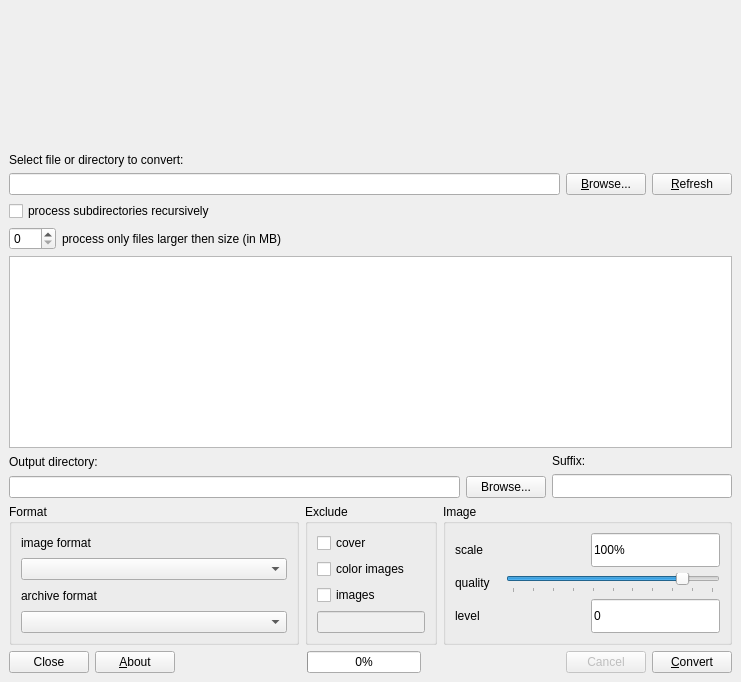
<?xml version="1.0" encoding="UTF-8"?>
<ui version="4.0">
 <class>MainWindow</class>
 <widget class="QMainWindow" name="MainWindow">
  <property name="geometry">
   <rect>
    <x>0</x>
    <y>0</y>
    <width>741</width>
    <height>682</height>
   </rect>
  </property>
  <property name="sizePolicy">
   <sizepolicy hsizetype="Preferred" vsizetype="Preferred">
    <horstretch>0</horstretch>
    <verstretch>0</verstretch>
   </sizepolicy>
  </property>
  <property name="windowTitle">
   <string>Comic Convert</string>
  </property>
  <property name="styleSheet">
   <string notr="true">background-image: url(:/res/images/bg.gif);</string>
  </property>
  <widget class="QWidget" name="centralwidget">
   <layout class="QVBoxLayout" name="verticalLayout_14">
    <item>
     <widget class="QLabel" name="label_12">
      <property name="text">
       <string>&lt;!DOCTYPE HTML PUBLIC &quot;-//W3C//DTD HTML 4.0//EN&quot; &quot;http://www.w3.org/TR/REC-html40/strict.dtd&quot;&gt;
&lt;html&gt;&lt;head&gt;&lt;meta name=&quot;qrichtext&quot; content=&quot;1&quot; /&gt;&lt;style type=&quot;text/css&quot;&gt;
p, li { white-space: pre-wrap; }
&lt;/style&gt;&lt;/head&gt;&lt;body style=&quot; font-family:'Sans Serif'; font-size:9pt; font-weight:400; font-style:normal;&quot;&gt;
&lt;p style=&quot; margin-top:0px; margin-bottom:0px; margin-left:0px; margin-right:0px; -qt-block-indent:0; text-indent:0px;&quot;&gt;&lt;img src=&quot;:/res/images/stripzona.gif&quot; /&gt;&lt;/p&gt;&lt;/body&gt;&lt;/html&gt;</string>
      </property>
     </widget>
    </item>
    <item>
     <layout class="QHBoxLayout" name="horizontalLayout_13">
      <item>
       <layout class="QVBoxLayout" name="verticalLayout_12">
        <item>
         <layout class="QVBoxLayout" name="verticalLayout_11">
          <item>
           <widget class="QLabel" name="label_7">
            <property name="text">
             <string>Select file or directory to convert:</string>
            </property>
            <property name="buddy">
             <cstring>select_lineEdit</cstring>
            </property>
           </widget>
          </item>
          <item>
           <layout class="QVBoxLayout" name="verticalLayout_2">
            <item>
             <layout class="QHBoxLayout" name="horizontalLayout_7">
              <item>
               <layout class="QHBoxLayout" name="horizontalLayout_8">
                <item>
                 <widget class="QLineEdit" name="select_lineEdit">
                  <property name="sizePolicy">
                   <sizepolicy hsizetype="MinimumExpanding" vsizetype="Preferred">
                    <horstretch>0</horstretch>
                    <verstretch>0</verstretch>
                   </sizepolicy>
                  </property>
                  <property name="minimumSize">
                   <size>
                    <width>0</width>
                    <height>0</height>
                   </size>
                  </property>
                  <property name="toolTip">
                   <string>&lt;!DOCTYPE HTML PUBLIC &quot;-//W3C//DTD HTML 4.0//EN&quot; &quot;http://www.w3.org/TR/REC-html40/strict.dtd&quot;&gt;
&lt;html&gt;&lt;head&gt;&lt;meta name=&quot;qrichtext&quot; content=&quot;1&quot; /&gt;&lt;style type=&quot;text/css&quot;&gt;
p, li { white-space: pre-wrap; }
&lt;/style&gt;&lt;/head&gt;&lt;body style=&quot; font-family:'Sans Serif'; font-size:9pt; font-weight:400; font-style:normal;&quot;&gt;
&lt;p style=&quot; margin-top:0px; margin-bottom:0px; margin-left:0px; margin-right:0px; -qt-block-indent:0; text-indent:0px;&quot;&gt;You can use wildcard&lt;/p&gt;
&lt;p style=&quot; margin-top:0px; margin-bottom:0px; margin-left:0px; margin-right:0px; -qt-block-indent:0; text-indent:0px;&quot;&gt;e.g. &lt;span style=&quot; font-weight:600;&quot;&gt;*.cbr&lt;/span&gt;&lt;/p&gt;&lt;/body&gt;&lt;/html&gt;</string>
                  </property>
                  <property name="styleSheet">
                   <string notr="true">background-image: url(:/res/images/tile.png);</string>
                  </property>
                 </widget>
                </item>
               </layout>
              </item>
              <item>
               <layout class="QHBoxLayout" name="horizontalLayout_5">
                <item>
                 <widget class="QPushButton" name="select_pushButton">
                  <property name="sizePolicy">
                   <sizepolicy hsizetype="Minimum" vsizetype="Preferred">
                    <horstretch>0</horstretch>
                    <verstretch>0</verstretch>
                   </sizepolicy>
                  </property>
                  <property name="styleSheet">
                   <string notr="true">background-image: url(:/res/images/tile.png);</string>
                  </property>
                  <property name="text">
                   <string>&amp;Browse...</string>
                  </property>
                 </widget>
                </item>
                <item>
                 <widget class="QPushButton" name="refresh_pushButton">
                  <property name="sizePolicy">
                   <sizepolicy hsizetype="Minimum" vsizetype="Preferred">
                    <horstretch>0</horstretch>
                    <verstretch>0</verstretch>
                   </sizepolicy>
                  </property>
                  <property name="styleSheet">
                   <string notr="true">background-image: url(:/res/images/tile.png);</string>
                  </property>
                  <property name="text">
                   <string>&amp;Refresh</string>
                  </property>
                 </widget>
                </item>
               </layout>
              </item>
             </layout>
            </item>
            <item>
             <widget class="QCheckBox" name="opt_recursive">
              <property name="sizePolicy">
               <sizepolicy hsizetype="Minimum" vsizetype="Preferred">
                <horstretch>0</horstretch>
                <verstretch>0</verstretch>
               </sizepolicy>
              </property>
              <property name="text">
               <string>process subdirectories recursively</string>
              </property>
             </widget>
            </item>
            <item>
             <layout class="QHBoxLayout" name="horizontalLayout_6">
              <item>
               <widget class="QSpinBox" name="opt_size">
                <property name="sizePolicy">
                 <sizepolicy hsizetype="Minimum" vsizetype="Preferred">
                  <horstretch>0</horstretch>
                  <verstretch>0</verstretch>
                 </sizepolicy>
                </property>
                <property name="maximumSize">
                 <size>
                  <width>16777215</width>
                  <height>16777215</height>
                 </size>
                </property>
                <property name="maximum">
                 <number>500</number>
                </property>
               </widget>
              </item>
              <item>
               <widget class="QLabel" name="label_3">
                <property name="sizePolicy">
                 <sizepolicy hsizetype="Minimum" vsizetype="Preferred">
                  <horstretch>0</horstretch>
                  <verstretch>0</verstretch>
                 </sizepolicy>
                </property>
                <property name="text">
                 <string>process only files larger then size (in MB)</string>
                </property>
                <property name="buddy">
                 <cstring>opt_size</cstring>
                </property>
               </widget>
              </item>
              <item>
               <widget class="QLabel" name="comicStatus">
                <property name="sizePolicy">
                 <sizepolicy hsizetype="Expanding" vsizetype="Preferred">
                  <horstretch>0</horstretch>
                  <verstretch>0</verstretch>
                 </sizepolicy>
                </property>
                <property name="font">
                 <font>
                  <pointsize>8</pointsize>
                 </font>
                </property>
                <property name="text">
                 <string/>
                </property>
                <property name="alignment">
                 <set>Qt::AlignRight|Qt::AlignTrailing|Qt::AlignVCenter</set>
                </property>
               </widget>
              </item>
             </layout>
            </item>
           </layout>
          </item>
         </layout>
        </item>
        <item>
         <widget class="QTreeView" name="treeView">
          <property name="sizePolicy">
           <sizepolicy hsizetype="Preferred" vsizetype="Minimum">
            <horstretch>0</horstretch>
            <verstretch>0</verstretch>
           </sizepolicy>
          </property>
          <property name="styleSheet">
           <string notr="true">background-image: url(:/res/images/tile.png);</string>
          </property>
         </widget>
        </item>
        <item>
         <layout class="QVBoxLayout" name="verticalLayout_13">
          <item>
           <layout class="QHBoxLayout" name="horizontalLayout_11">
            <item>
             <layout class="QVBoxLayout" name="verticalLayout_9">
              <item>
               <widget class="QLabel" name="label_8">
                <property name="sizePolicy">
                 <sizepolicy hsizetype="Preferred" vsizetype="Preferred">
                  <horstretch>0</horstretch>
                  <verstretch>0</verstretch>
                 </sizepolicy>
                </property>
                <property name="text">
                 <string>Output directory:</string>
                </property>
                <property name="alignment">
                 <set>Qt::AlignLeading|Qt::AlignLeft|Qt::AlignVCenter</set>
                </property>
                <property name="buddy">
                 <cstring>opt_outdir</cstring>
                </property>
               </widget>
              </item>
              <item>
               <layout class="QHBoxLayout" name="horizontalLayout_10">
                <item>
                 <widget class="QLineEdit" name="opt_outdir">
                  <property name="sizePolicy">
                   <sizepolicy hsizetype="MinimumExpanding" vsizetype="Preferred">
                    <horstretch>0</horstretch>
                    <verstretch>0</verstretch>
                   </sizepolicy>
                  </property>
                  <property name="toolTip">
                   <string>&lt;!DOCTYPE HTML PUBLIC &quot;-//W3C//DTD HTML 4.0//EN&quot; &quot;http://www.w3.org/TR/REC-html40/strict.dtd&quot;&gt;
&lt;html&gt;&lt;head&gt;&lt;meta name=&quot;qrichtext&quot; content=&quot;1&quot; /&gt;&lt;style type=&quot;text/css&quot;&gt;
p, li { white-space: pre-wrap; }
&lt;/style&gt;&lt;/head&gt;&lt;body style=&quot; font-family:'Sans Serif'; font-size:9pt; font-weight:400; font-style:normal;&quot;&gt;
&lt;p style=&quot; margin-top:0px; margin-bottom:0px; margin-left:0px; margin-right:0px; -qt-block-indent:0; text-indent:0px;&quot;&gt;Default is &lt;span style=&quot; font-weight:600;&quot;&gt;_converted&lt;/span&gt;&lt;/p&gt;
&lt;p style=&quot; margin-top:0px; margin-bottom:0px; margin-left:0px; margin-right:0px; -qt-block-indent:0; text-indent:0px;&quot;&gt;in proccesed directory&lt;/p&gt;&lt;/body&gt;&lt;/html&gt;</string>
                  </property>
                  <property name="styleSheet">
                   <string notr="true">background-image: url(:/res/images/tile.png);</string>
                  </property>
                 </widget>
                </item>
                <item>
                 <widget class="QPushButton" name="outdir_pushButton">
                  <property name="sizePolicy">
                   <sizepolicy hsizetype="Minimum" vsizetype="Preferred">
                    <horstretch>0</horstretch>
                    <verstretch>0</verstretch>
                   </sizepolicy>
                  </property>
                  <property name="styleSheet">
                   <string notr="true">background-image: url(:/res/images/tile.png);</string>
                  </property>
                  <property name="text">
                   <string>Browse...</string>
                  </property>
                 </widget>
                </item>
               </layout>
              </item>
             </layout>
            </item>
            <item>
             <layout class="QVBoxLayout" name="verticalLayout_10">
              <item>
               <widget class="QLabel" name="label_9">
                <property name="sizePolicy">
                 <sizepolicy hsizetype="Preferred" vsizetype="Preferred">
                  <horstretch>0</horstretch>
                  <verstretch>0</verstretch>
                 </sizepolicy>
                </property>
                <property name="text">
                 <string>Suffix:</string>
                </property>
                <property name="alignment">
                 <set>Qt::AlignLeading|Qt::AlignLeft|Qt::AlignVCenter</set>
                </property>
                <property name="buddy">
                 <cstring>opt_suffix</cstring>
                </property>
               </widget>
              </item>
              <item>
               <widget class="QLineEdit" name="opt_suffix">
                <property name="sizePolicy">
                 <sizepolicy hsizetype="Preferred" vsizetype="Preferred">
                  <horstretch>0</horstretch>
                  <verstretch>0</verstretch>
                 </sizepolicy>
                </property>
                <property name="minimumSize">
                 <size>
                  <width>180</width>
                  <height>24</height>
                 </size>
                </property>
                <property name="toolTip">
                 <string>Adds suffix to file basename</string>
                </property>
                <property name="styleSheet">
                 <string notr="true">background-image: url(:/res/images/tile.png);</string>
                </property>
               </widget>
              </item>
             </layout>
            </item>
           </layout>
          </item>
          <item>
           <layout class="QHBoxLayout" name="horizontalLayout_4">
            <item>
             <widget class="QGroupBox" name="groupBox">
              <property name="title">
               <string>Format</string>
              </property>
              <layout class="QVBoxLayout" name="verticalLayout_6">
               <item>
                <layout class="QVBoxLayout" name="verticalLayout_5">
                 <item>
                  <widget class="QLabel" name="label">
                   <property name="minimumSize">
                    <size>
                     <width>90</width>
                     <height>0</height>
                    </size>
                   </property>
                   <property name="text">
                    <string>image format</string>
                   </property>
                   <property name="buddy">
                    <cstring>image_comboBox</cstring>
                   </property>
                  </widget>
                 </item>
                 <item>
                  <widget class="QComboBox" name="image_comboBox">
                   <property name="sizePolicy">
                    <sizepolicy hsizetype="MinimumExpanding" vsizetype="Minimum">
                     <horstretch>0</horstretch>
                     <verstretch>0</verstretch>
                    </sizepolicy>
                   </property>
                   <property name="minimumSize">
                    <size>
                     <width>0</width>
                     <height>0</height>
                    </size>
                   </property>
                   <item>
                    <property name="text">
                     <string/>
                    </property>
                   </item>
                   <item>
                    <property name="text">
                     <string notr="true">bmp-4</string>
                    </property>
                   </item>
                   <item>
                    <property name="text">
                     <string notr="true">bmp-8</string>
                    </property>
                   </item>
                   <item>
                    <property name="text">
                     <string notr="true">jpeg</string>
                    </property>
                   </item>
                   <item>
                    <property name="text">
                     <string notr="true">png</string>
                    </property>
                   </item>
                  </widget>
                 </item>
                </layout>
               </item>
               <item>
                <layout class="QVBoxLayout" name="verticalLayout_3">
                 <item>
                  <widget class="QLabel" name="label_2">
                   <property name="minimumSize">
                    <size>
                     <width>90</width>
                     <height>0</height>
                    </size>
                   </property>
                   <property name="text">
                    <string>archive format</string>
                   </property>
                   <property name="buddy">
                    <cstring>archive_comboBox</cstring>
                   </property>
                  </widget>
                 </item>
                 <item>
                  <widget class="QComboBox" name="archive_comboBox">
                   <property name="sizePolicy">
                    <sizepolicy hsizetype="MinimumExpanding" vsizetype="Minimum">
                     <horstretch>0</horstretch>
                     <verstretch>0</verstretch>
                    </sizepolicy>
                   </property>
                   <property name="minimumSize">
                    <size>
                     <width>0</width>
                     <height>0</height>
                    </size>
                   </property>
                   <item>
                    <property name="text">
                     <string/>
                    </property>
                   </item>
                   <item>
                    <property name="text">
                     <string notr="true">rar</string>
                    </property>
                   </item>
                   <item>
                    <property name="text">
                     <string notr="true">zip</string>
                    </property>
                   </item>
                  </widget>
                 </item>
                </layout>
               </item>
              </layout>
              <zorder></zorder>
              <zorder></zorder>
             </widget>
            </item>
            <item>
             <widget class="QGroupBox" name="groupBox_2">
              <property name="title">
               <string>Exclude</string>
              </property>
              <layout class="QVBoxLayout" name="verticalLayout_7">
               <item>
                <layout class="QVBoxLayout" name="verticalLayout">
                 <item>
                  <widget class="QCheckBox" name="opt_exclude_cover">
                   <property name="sizePolicy">
                    <sizepolicy hsizetype="Minimum" vsizetype="Preferred">
                     <horstretch>0</horstretch>
                     <verstretch>0</verstretch>
                    </sizepolicy>
                   </property>
                   <property name="toolTip">
                    <string>Excludes comic book cover page</string>
                   </property>
                   <property name="text">
                    <string>cover</string>
                   </property>
                  </widget>
                 </item>
                 <item>
                  <widget class="QCheckBox" name="opt_exclude_rgb">
                   <property name="sizePolicy">
                    <sizepolicy hsizetype="Minimum" vsizetype="Preferred">
                     <horstretch>0</horstretch>
                     <verstretch>0</verstretch>
                    </sizepolicy>
                   </property>
                   <property name="toolTip">
                    <string>Excludes images with RGB colorspace</string>
                   </property>
                   <property name="text">
                    <string>color images</string>
                   </property>
                  </widget>
                 </item>
                 <item>
                  <widget class="QCheckBox" name="opt_exclude">
                   <property name="sizePolicy">
                    <sizepolicy hsizetype="Minimum" vsizetype="Preferred">
                     <horstretch>0</horstretch>
                     <verstretch>0</verstretch>
                    </sizepolicy>
                   </property>
                   <property name="toolTip">
                    <string>&lt;!DOCTYPE HTML PUBLIC &quot;-//W3C//DTD HTML 4.0//EN&quot; &quot;http://www.w3.org/TR/REC-html40/strict.dtd&quot;&gt;
&lt;html&gt;&lt;head&gt;&lt;meta name=&quot;qrichtext&quot; content=&quot;1&quot; /&gt;&lt;style type=&quot;text/css&quot;&gt;
p, li { white-space: pre-wrap; }
&lt;/style&gt;&lt;/head&gt;&lt;body style=&quot; font-family:'Sans Serif'; font-size:9pt; font-weight:400; font-style:normal;&quot;&gt;
&lt;p style=&quot; margin-top:0px; margin-bottom:0px; margin-left:0px; margin-right:0px; -qt-block-indent:0; text-indent:0px;&quot;&gt;Comma separated list&lt;/p&gt;
&lt;p style=&quot; margin-top:0px; margin-bottom:0px; margin-left:0px; margin-right:0px; -qt-block-indent:0; text-indent:0px;&quot;&gt;e.g. &lt;span style=&quot; font-weight:600;&quot;&gt;0,2,13&lt;/span&gt;&lt;/p&gt;&lt;/body&gt;&lt;/html&gt;</string>
                   </property>
                   <property name="text">
                    <string>images</string>
                   </property>
                  </widget>
                 </item>
                 <item>
                  <widget class="QLineEdit" name="opt_exclude_list">
                   <property name="enabled">
                    <bool>false</bool>
                   </property>
                   <property name="sizePolicy">
                    <sizepolicy hsizetype="Minimum" vsizetype="Preferred">
                     <horstretch>0</horstretch>
                     <verstretch>0</verstretch>
                    </sizepolicy>
                   </property>
                   <property name="styleSheet">
                    <string notr="true">background-image: url(:/res/images/tile.png);</string>
                   </property>
                  </widget>
                 </item>
                </layout>
               </item>
              </layout>
             </widget>
            </item>
            <item>
             <widget class="QGroupBox" name="groupBox_3">
              <property name="title">
               <string>Image</string>
              </property>
              <layout class="QVBoxLayout" name="verticalLayout_8">
               <item>
                <layout class="QVBoxLayout" name="verticalLayout_4">
                 <item>
                  <layout class="QHBoxLayout" name="horizontalLayout">
                   <item>
                    <widget class="QLabel" name="label_4">
                     <property name="minimumSize">
                      <size>
                       <width>45</width>
                       <height>0</height>
                      </size>
                     </property>
                     <property name="toolTip">
                      <string>scale the image</string>
                     </property>
                     <property name="text">
                      <string>scale</string>
                     </property>
                     <property name="buddy">
                      <cstring>opt_scale</cstring>
                     </property>
                    </widget>
                   </item>
                   <item>
                    <widget class="QLineEdit" name="opt_scale">
                     <property name="sizePolicy">
                      <sizepolicy hsizetype="Minimum" vsizetype="Preferred">
                       <horstretch>0</horstretch>
                       <verstretch>0</verstretch>
                      </sizepolicy>
                     </property>
                     <property name="minimumSize">
                      <size>
                       <width>0</width>
                       <height>0</height>
                      </size>
                     </property>
                     <property name="toolTip">
                      <string>&lt;!DOCTYPE HTML PUBLIC &quot;-//W3C//DTD HTML 4.0//EN&quot; &quot;http://www.w3.org/TR/REC-html40/strict.dtd&quot;&gt;
&lt;html&gt;&lt;head&gt;&lt;meta name=&quot;qrichtext&quot; content=&quot;1&quot; /&gt;&lt;style type=&quot;text/css&quot;&gt;
p, li { white-space: pre-wrap; }
&lt;/style&gt;&lt;/head&gt;&lt;body style=&quot; font-family:'Sans Serif'; font-size:9pt; font-weight:400; font-style:normal;&quot;&gt;
&lt;p style=&quot; margin-top:0px; margin-bottom:0px; margin-left:0px; margin-right:0px; -qt-block-indent:0; text-indent:0px;&quot;&gt;scale images, you can use percents&lt;/p&gt;
&lt;p style=&quot; margin-top:0px; margin-bottom:0px; margin-left:0px; margin-right:0px; -qt-block-indent:0; text-indent:0px;&quot;&gt;e.g. &lt;span style=&quot; font-weight:600;&quot;&gt;80%&lt;/span&gt;&lt;/p&gt;
&lt;p style=&quot; margin-top:0px; margin-bottom:0px; margin-left:0px; margin-right:0px; -qt-block-indent:0; text-indent:0px;&quot;&gt;image geometry&lt;/p&gt;
&lt;p style=&quot; margin-top:0px; margin-bottom:0px; margin-left:0px; margin-right:0px; -qt-block-indent:0; text-indent:0px;&quot;&gt;e.g. &lt;span style=&quot; font-weight:600;&quot;&gt;1600x1200&lt;/span&gt;&lt;/p&gt;
&lt;p style=&quot; margin-top:0px; margin-bottom:0px; margin-left:0px; margin-right:0px; -qt-block-indent:0; text-indent:0px;&quot;&gt;or just image width&lt;/p&gt;
&lt;p style=&quot; margin-top:0px; margin-bottom:0px; margin-left:0px; margin-right:0px; -qt-block-indent:0; text-indent:0px;&quot;&gt;e.g. &lt;span style=&quot; font-weight:600;&quot;&gt;1200&lt;/span&gt;&lt;/p&gt;&lt;/body&gt;&lt;/html&gt;</string>
                     </property>
                     <property name="styleSheet">
                      <string notr="true">background-image: url(:/res/images/tile.png);</string>
                     </property>
                     <property name="text">
                      <string>100%</string>
                     </property>
                    </widget>
                   </item>
                  </layout>
                 </item>
                 <item>
                  <layout class="QHBoxLayout" name="horizontalLayout_2">
                   <item>
                    <widget class="QLabel" name="label_5">
                     <property name="minimumSize">
                      <size>
                       <width>45</width>
                       <height>0</height>
                      </size>
                     </property>
                     <property name="toolTip">
                      <string>image quality</string>
                     </property>
                     <property name="text">
                      <string>quality</string>
                     </property>
                     <property name="buddy">
                      <cstring>opt_quality</cstring>
                     </property>
                    </widget>
                   </item>
                   <item>
                    <widget class="QSlider" name="opt_quality">
                     <property name="minimumSize">
                      <size>
                       <width>0</width>
                       <height>0</height>
                      </size>
                     </property>
                     <property name="toolTip">
                      <string>Image quality,
affects JPEG and PNG</string>
                     </property>
                     <property name="maximum">
                      <number>100</number>
                     </property>
                     <property name="value">
                      <number>85</number>
                     </property>
                     <property name="orientation">
                      <enum>Qt::Horizontal</enum>
                     </property>
                     <property name="tickPosition">
                      <enum>QSlider::TicksBelow</enum>
                     </property>
                    </widget>
                   </item>
                  </layout>
                 </item>
                 <item>
                  <layout class="QHBoxLayout" name="horizontalLayout_3">
                   <item>
                    <widget class="QLabel" name="label_6">
                     <property name="minimumSize">
                      <size>
                       <width>45</width>
                       <height>0</height>
                      </size>
                     </property>
                     <property name="toolTip">
                      <string>adjust the level of image contrast</string>
                     </property>
                     <property name="text">
                      <string>level</string>
                     </property>
                     <property name="buddy">
                      <cstring>opt_level</cstring>
                     </property>
                    </widget>
                   </item>
                   <item>
                    <widget class="QLineEdit" name="opt_level">
                     <property name="sizePolicy">
                      <sizepolicy hsizetype="Minimum" vsizetype="Preferred">
                       <horstretch>0</horstretch>
                       <verstretch>0</verstretch>
                      </sizepolicy>
                     </property>
                     <property name="minimumSize">
                      <size>
                       <width>0</width>
                       <height>0</height>
                      </size>
                     </property>
                     <property name="toolTip">
                      <string>Adjust the level of image contrast</string>
                     </property>
                     <property name="styleSheet">
                      <string notr="true">background-image: url(:/res/images/tile.png);</string>
                     </property>
                     <property name="text">
                      <string>0</string>
                     </property>
                    </widget>
                   </item>
                  </layout>
                 </item>
                </layout>
               </item>
              </layout>
             </widget>
            </item>
           </layout>
          </item>
          <item>
           <layout class="QHBoxLayout" name="horizontalLayout_12">
            <item>
             <widget class="QPushButton" name="close_pushButton">
              <property name="styleSheet">
               <string notr="true">background-image: url(:/res/images/tile.png);</string>
              </property>
              <property name="text">
               <string>Close</string>
              </property>
             </widget>
            </item>
            <item>
             <widget class="QPushButton" name="about_pushButton">
              <property name="styleSheet">
               <string notr="true">background-image: url(:/res/images/tile.png);</string>
              </property>
              <property name="text">
               <string>&amp;About</string>
              </property>
             </widget>
            </item>
            <item>
             <spacer name="horizontalSpacer_3">
              <property name="orientation">
               <enum>Qt::Horizontal</enum>
              </property>
              <property name="sizeHint" stdset="0">
               <size>
                <width>18</width>
                <height>22</height>
               </size>
              </property>
             </spacer>
            </item>
            <item>
             <layout class="QHBoxLayout" name="horizontalLayout_9">
              <item>
               <widget class="QProgressBar" name="progressBar">
                <property name="enabled">
                 <bool>true</bool>
                </property>
                <property name="value">
                 <number>0</number>
                </property>
                <property name="textVisible">
                 <bool>true</bool>
                </property>
               </widget>
              </item>
              <item>
               <widget class="QLabel" name="progressStatus">
                <property name="text">
                 <string/>
                </property>
               </widget>
              </item>
             </layout>
            </item>
            <item>
             <spacer name="horizontalSpacer_2">
              <property name="orientation">
               <enum>Qt::Horizontal</enum>
              </property>
              <property name="sizeHint" stdset="0">
               <size>
                <width>18</width>
                <height>22</height>
               </size>
              </property>
             </spacer>
            </item>
            <item>
             <widget class="QPushButton" name="cancel_pushButton">
              <property name="enabled">
               <bool>false</bool>
              </property>
              <property name="styleSheet">
               <string notr="true">background-image: url(:/res/images/tile.png);</string>
              </property>
              <property name="text">
               <string>Cancel</string>
              </property>
             </widget>
            </item>
            <item>
             <widget class="QPushButton" name="convert_pushButton">
              <property name="styleSheet">
               <string notr="true">background-image: url(:/res/images/tile.png);</string>
              </property>
              <property name="text">
               <string>&amp;Convert</string>
              </property>
             </widget>
            </item>
           </layout>
          </item>
         </layout>
        </item>
       </layout>
      </item>
     </layout>
    </item>
   </layout>
  </widget>
 </widget>
 <resources>
  <include location="cc.qrc"/>
 </resources>
 <connections/>
</ui>
